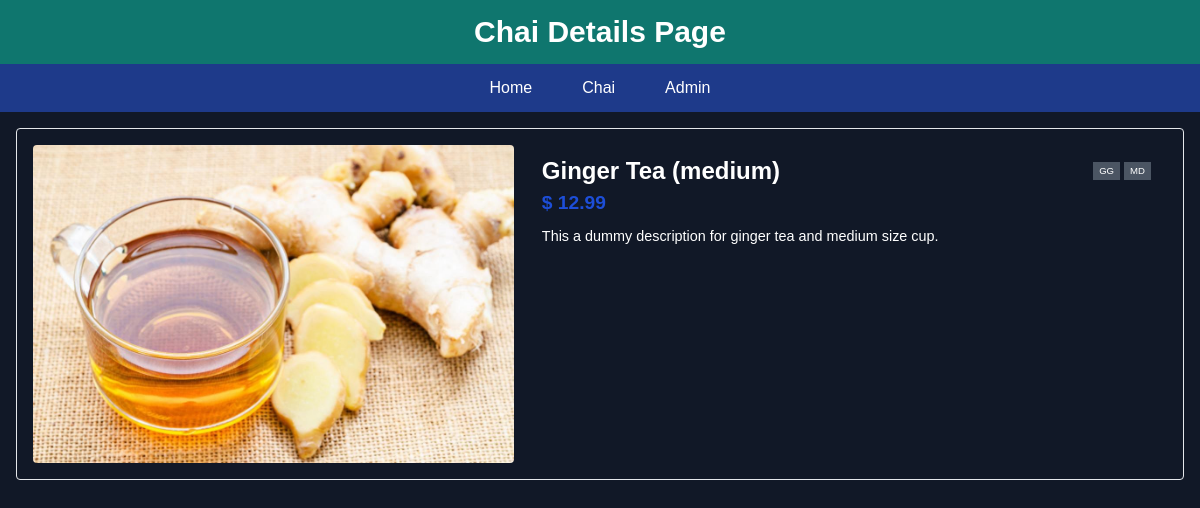
Page /chai/2/ on the committed database.
### chai_app/models.py (models this page shows, shortened)
class ChaiVariety(models.Model):
  CHAI_TYPE = (
    ("PL", "PLAIN"),
    ("MS", "MASALA"),
    ("GG", "GINGER"),
    ("GR", "GREEN"),
  )
  CHAI_SIZE = (
    ("SM", "SMALL"),
    ("MD", "MEDIUM"),
  )
  name = models.CharField(max_length=50)
  image = models.ImageField(upload_to='chais')
  price = models.DecimalField(max_digits=5, decimal_places=2, default=9.99)
  size = models.CharField(max_length=2, choices=CHAI_SIZE)
  type = models.CharField(max_length=2, choices=CHAI_TYPE)
  description = models.TextField(max_length=250,default='Description yet to be added.')
  added_on = models.DateTimeField(default=timezone.now)

### chai_app/views.py (the view)
# urls.py: path('<int:chai_id>/', views.chai_details, name='chai_details'),
def chai_details(request, chai_id):
  chai = get_object_or_404(ChaiVariety, pk=chai_id)
  return render(request, 'chai_app/chai_details.html', {'chai': chai})

### chai_app/templates/chai_app/chai_details.html (shortened to what this page needs)
{% extends "layout.html" %}
{% block header %}Chai Details Page{% endblock %}
{% block content %}
  <div class="grid sm:grid-cols-[minmax(200px,_3fr)_4fr] sm:max-w-[1280px] m-auto p-4 gap-3 border rounded">
    <div class="max-h-[350px] sm:max-h-[400px] overflow-hidden rounded">
      <img src="{{chai.image.url}}" class="max-h-full sm:max-h-full w-full">
    </div>
    <div class="text-left text-[max(4.5vw,_14px)] sm:text-[max(2vw,_21px)] py-2 px-4 rounded">
      <div class="flex items-center justify-between">
        <strong>
          {{chai.name}}
        </strong>
        <div class="flex gap-1 text-[0.4em]">
          <p class="bg-gray-600 px-1.5 py-0.5">{{chai.type}}</p>
          <p class="bg-gray-600 px-1.5 py-0.5">{{chai.size}}</p>
        </div>
      </div>
      <p class="text-[0.8em] text-blue-700 font-semibold mb-2">&dollar; {{chai.price}}</p>
      <div class="detail-body text-[0.6em]">
        <p>{{chai.description}}</p>
      </div>
    </div>
  </div>
{% endblock %}

### static/style.css (style rules this page uses)
* { padding: 0; margin: 0; box-sizing: border-box; font-family: Arial, Helvetica, sans-serif; }

### rows in the picture
ChaiVariety: image (picture), name "Ginger Tea (medium)", type "GG", size "MD", price "12.99", description "This a dummy description for ginger tea and medium size cup."
